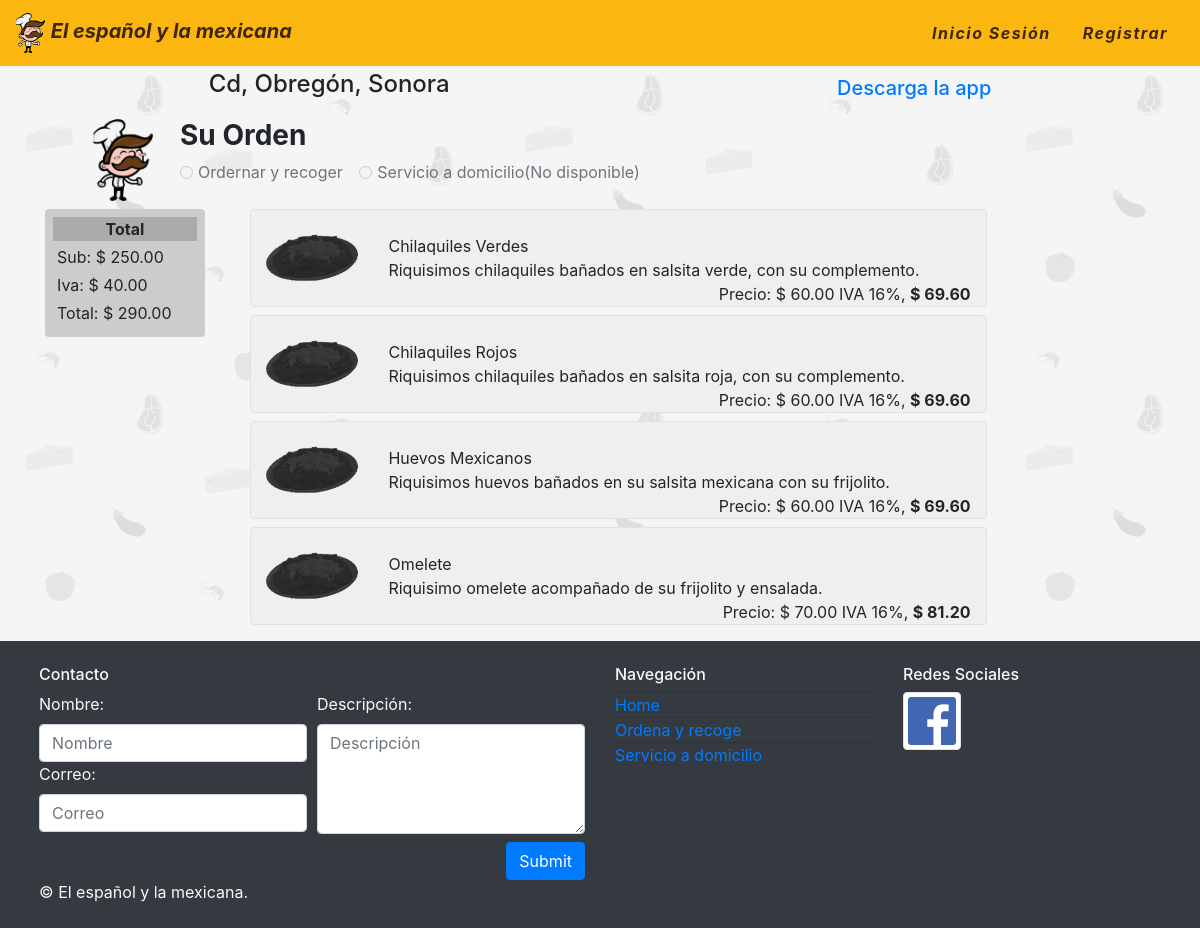
Screenshot of /order/show/1 with the database file from the repository.
### elespanolylamexicanaapp/models/order.py (models this page shows, shortened)
class Order(models.Model):
    CANCEL = 'CANCELADA'
    PENDING = 'PENDIENTE'
    ACCEPTED = 'ACEPTADA'
    PREPARING = 'PREPARANDOSE'
    PICK_UP = 'RECOGER'
    DELIVERED = 'ENTREGADA'
    typeDelivery = models.CharField( max_length=30 )
    products = models.ManyToManyField( Product, related_name='order', through='OrderProduct' )
    subtotal = models.DecimalField( decimal_places=2, max_digits=7 )
    tax = models.DecimalField( decimal_places=2, max_digits=7 )
    userapp = models.ForeignKey( Userapp, on_delete = models.CASCADE )

### elespanolylamexicanaapp/models/product.py (models this page shows, shortened)
class Product(models.Model):
    name = models.CharField( max_length=30)
    description = models.CharField(max_length=70)
    price = models.DecimalField( max_digits= 5, decimal_places=2 )
    taxes = models.ManyToManyField( Tax, related_name="products" )
    category = models.ForeignKey( Category, on_delete=models.CASCADE )
    def total(self):
        total = decimal.Decimal(0.00)
        for tax in self.taxes.all():
            total += (self.price * (tax.percentage/decimal.Decimal('100')))
        total += self.price
        return round(total, 2)
    def iva_Html(self):
        strIvaHtml = ""
        for i, tax in enumerate(self.taxes.all()):
            strIvaHtml += tax.name + ', '
        return strIvaHtml

### elespanolylamexicanaapp/models/tax.py (models this page shows, shortened)
class Tax( models.Model ):
    name = models.CharField( max_length=30 )
    description = models.CharField( max_length=70 )
    percentage = models.DecimalField( decimal_places=2, max_digits=5 )

### elespanolylamexicanaapp/views/order_show_view.py (the view)
# urls.py: path( 'order/show/<int:order_id>', OrderShowView.as_view(), name='order_show' ),
class OrderShowView( View ):
    def get( self, request, order_id ):
        oOrder = Order.objects.get(pk=order_id)
        oOrder.total = sum_total([oOrder.tax, oOrder.subtotal])
        return render( request, 'elespanolylamexicanaapp/order_show.html', { 'oOrder': oOrder } )

### elespanolylamexicanaapp/utils/utils.py (called while the page is built)
def sum_total( list_elements ):
    total = decimal.Decimal(0.00)
    for element in list_elements:
        total += decimal.Decimal( element )
    return round(total, 2)

### elespanolylamexicanaapp/templates/elespanolylamexicanaapp/order_show.html
{% extends 'elespanolylamexicanaapp/base.html' %}
{% load static %}
{% block body %}
    <div class="container mt-2 mb-2">
        <div class="row pr-5 pl-5">
            <div class="col-1">
                <img class="img-chef" src="{% static 'img/chef.png' %}" >
            </div>
            <div class="col-11">
                <div><h3><b>Su Orden</b></h3></div>
                <div class="form-check form-check-inline" >
                    <input id="option1" type="radio" class="form-check-input", name="option1" value="1" disabled>
                    <label class="form-check-label" for="option1">Ordernar y recoger</label>
                </div>
                <div class="form-check form-check-inline">
                    <input id="optino2" class="form-check-input" type="radio" name="optino1" value="2" disabled>
                    <label class="form-check-label" for="option2">Servicio a domicilio(No disponible)</label>
                </div>
            </div>
        </div>
    </div>
    <div class="container mt-2 mb-2">
        <div class="row">
            <div class="col-12 col-sm-12 col-md-2">
                <div class="dt-category rounded">
                    <div class="dt-head text-center">
                        <b>Total</b>
                    </div>
                    <div class="dt-body">
                        <div class="m-1">Sub: $ {{ oOrder.subtotal }}</div>
                        <div class="m-1">Iva: $ {{ oOrder.tax }}</div>
                        <div class="m-1">Total: $ {{ oOrder.total }}</div>
                    </div>
                </div>
            </div>
            <div class="col-12 col-sm-12 col-md-10">
                <div class="col-12 col-sm-12 col-md-10">
                    {% for oProduct in oOrder.products.all %}
                        <div class="container-fluid border rounded table-list-products mb-2">
                            <div class="row">
                                <div class="col-2">
                                    <div class="d-flex align-items-center h-100">
                                        <img src="{% static 'img/default - copia.png' %}" alt="comida" class="img-fluid" >
                                    </div>
                                </div>
                                <div class="col-10">
                                    <div>&nbsp;</div>
                                    <div class="">
                                        {{ oProduct.name|capfirst }}
                                    </div>
                                    <div class="">
                                        {{ oProduct.description|capfirst }}
                                    </div>
                                    <div class="float-right">
                                        <div>Precio: $ {{ oProduct.price }} {{ oProduct.iva_Html }} <b>$ {{ oProduct.total }}</b></div>
                                    </div>
                                </div>
                            </div>
                        </div>
                    {% endfor %}
                </div>
            </div>
        </div>
    </div>
{% endblock %}

### elespanolylamexicanaapp/templates/elespanolylamexicanaapp/base.html (shortened to what this page needs)
{% load static %}
<!doctype html>
<html lang="es">
    <head>
        <link rel="stylesheet" href="{% static 'css/bootstrap.min.css' %}">
        <link rel="stylesheet" href="{% static 'css/elespanolylamexicana.css' %}">
    </head>
    <body class="bg-general">
        <nav class="navbar fixed-top navbar-expand-sm navbar-light em-bg-navbar" >
            <a class="navbar-brand" href="{% url 'home' %}">
                <img src="{% static 'img/elespanolylamexicana-logo.png' %}" alt="bikers.png" >
                <b class="em-brand-text em-text-color">El espa&ntilde;ol y la mexicana</b>
            </a>
            <div class="collapse navbar-collapse" id="navbarNav">
                <div class="d-flex w-100 justify-content-end">
                    {% if user.is_authenticated %}
                        <a class="nav-link letter-spacing-normal em-text-color em-link-general" href="{% url 'order' %}" >
                            <img src="{% static 'img/carrito.png' %}" class="img-fluid h-carrito">
                            <b>({% if 'products' in dOrder %}{{ dOrder.products|length }}{% endif %})
                            $ {{dOrder.total}}
                            </b>
                        </a>
                        <a class="nav-link letter-spacing-normal em-text-color em-link-general" href="{% url 'dashboard' %}" ><b>Dashboard</b></a>
                        <a class="nav-link letter-spacing-normal em-text-color em-link-general" href="{% url 'logout' %}" ><b>Salir</b></a>
                    {% else %}
                        <a class="nav-link letter-spacing-normal em-text-color em-link-general" href="{% url 'login' %}" ><b>Inicio Sesi&oacute;n</b></a>
                        <a class="nav-link letter-spacing-normal  em-text-color em-link-general" href="{% url 'signin' %}" ><b>Registrar</b></a>
                    {% endif %}
                </div>
            </div>
        </nav>
        <div class="container-fluid location-flow">
            <div class="row">
                <div class="col-sm-12 my-1">
                    <div class="d-flex justify-content-around align-items-center" >
                        <h4 class="">Cd, Obregón, Sonora</h4>
                        <a class="" href="#"><h5 class="d-inline">Descarga la app</h5></a>
                    </div>
                </div>
            </div>
        </div>
        {% block body %}
        {% endblock %}
        <footer  class="page-footer font-small bg-dark p-4">
            <div class="container-fluid">
                <div class="row">
                    <div class="col-sm-6">
                        <h6 class="text-light">Contacto</h6>
                        <form class="">
                            <div class="form-row">
                                <div class="col-6">
                                    <label class="text-light">Nombre:</label>
                                    <input class="form-control" placeholder="Nombre">
                                    <label class="text-light">Correo:</label>
                                    <input class="form-control" placeholder="Correo">
                                </div>
                                <div class="col-6">
                                    <label class="text-light">Descripci&oacute;n:</label>
                                    <textarea rows="4" class="form-control" placeholder="Descripci&oacute;n"></textarea>
                                </div>
                            </div>
                            <div class="form-row mt-2">
                                <div class="col-12">
                                    <input type="submit" class="btn btn-primary float-right">
                                </div>
                            </div>
                        </form>
                    </div>
                    <div class="col-sm-3">
                        <h6 class="text-light">Navegaci&oacute;n</h6>
                        <ul class="list-group list-group-flush">
                            <li class="list-group-item bg-dark text-light p-0"><a href="{% url 'home' %}">Home</a></li>
                            <li class="list-group-item bg-dark text-light p-0"><a href="{% url 'dashboard' %}">Ordena y recoge</a></li>
                            <li class="list-group-item bg-dark text-light p-0"><a href="{% url 'dashboard' %}">Servicio a domicilio</a></li>
                        </ul>
                    </div>
                    <div class="col-sm-3">
                        <h6 class="text-light">Redes Sociales</h6>
                        <a target="_blank" href="https://www.facebook.com/El-espa%C3%B1ol-y-la-mexicana-149569309134020/" >
                            <img src="{% static 'img/facebook-logo.png' %}" alt="" class="img-thumbnail mr-1">
                        </a>
                    </div>
                </div>
                <div class="row">
                    <div class="col-12 text-light">
                        &copy; El espa&ntilde;ol y la mexicana.
                    </div>
                </div>
            </div>
        </footer>
    </body>
</html>

### elespanolylamexicanaapp/static/css/elespanolylamexicana.css (style rules this page uses)
.bg-general { background-color: #f5f5f5; background-image: url('../img/bg-img.png'); }
.location-flow { margin-top: 66px; }
.letter-spacing-normal { letter-spacing: 1.5px; }
.em-text-color { color: #3f250c; }
.em-bg-navbar { background-color: #fbb610; }
.em-brand-text { font-style: italic; }
.em-link-general { font-style: italic; }
.img-chef { max-width: 60px; }
.table-list-products { background: #f0efef; }
.dt-category { background-color: #ccc; padding: 8px; margin-bottom: 10px; }
.dt-head { background-color: #acaaaa; padding-left: 10px; padding-right: 10px; }

### rows the page displays
Order: subtotal "250.00", tax "40.00", total "290.00"
Product: name "Chilaquiles Verdes", description "Riquisimos chilaquiles bañados en salsita verde, con su complemento.", price "60.00", iva_Html "IVA 16%,", total "69.60"
Product: name "Chilaquiles Rojos", description "Riquisimos chilaquiles bañados en salsita roja, con su complemento.", price "60.00", iva_Html "IVA 16%,", total "69.60"
Product: name "Huevos Mexicanos", description "Riquisimos huevos bañados en su salsita mexicana con su frijolito.", price "60.00", iva_Html "IVA 16%,", total "69.60"
Product: name "Omelete", description "Riquisimo omelete acompañado de su frijolito y ensalada.", price "70.00", iva_Html "IVA 16%,", total "81.20"
